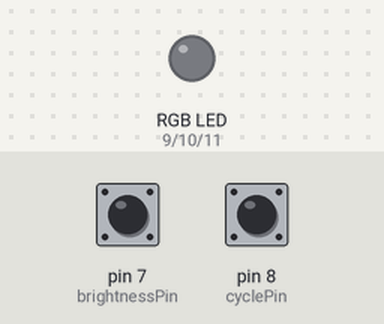
Simulated run of this sketch. Board: Arduino Uno, built with avr-gcc and run on an emulated ATmega328P. On the bench: an RGB LED mixed from three pins (HIGH = lit). Dashed ring = blinking. The inputs (shaded band) are chosen by the test bench; at power-on: pin 8 (cyclePin) HIGH, pin 7 (brightnessPin) HIGH. Dim RGB values are drawn brighter than linear.

Above: at 1.2 s.
1.3 s: pin 8 (cyclePin) pulled LOW for 1 s
At 3.0 s:
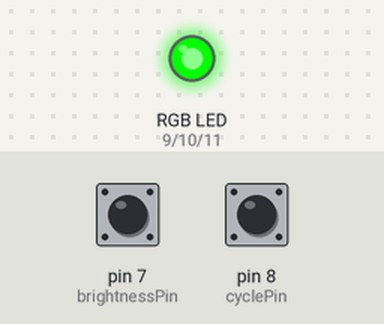
3.8 s: pin 7 (brightnessPin) pulled LOW for 3.2 s
At 4.17 s:
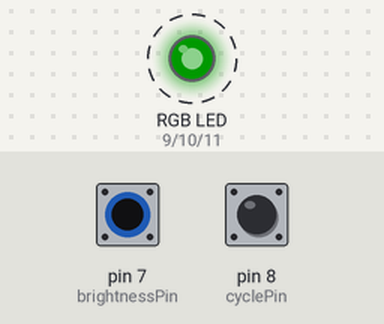
8.5 s: pin 8 (cyclePin) pulled LOW for 0.15 s
At 9.7 s:
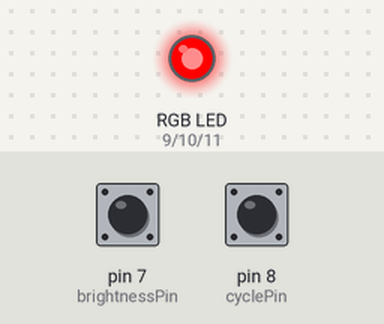
10.2 s: pin 7 (brightnessPin) pulled LOW for 0.15 s
At 11.0 s:
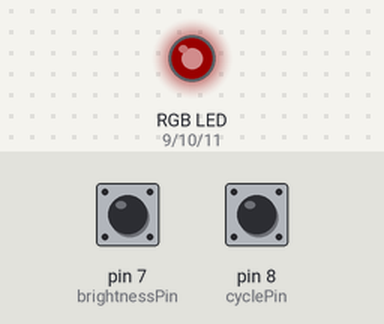
11.9 s: pin 8 (cyclePin) pulled LOW for 0.15 s
At 13.3 s:
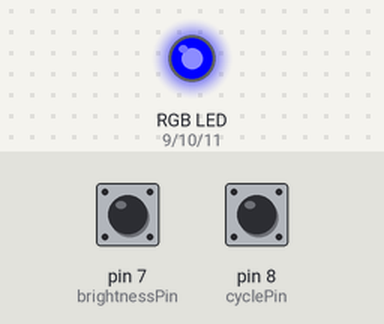
13.6 s: pin 7 (brightnessPin) pulled LOW for 1 s
At 13.97 s:
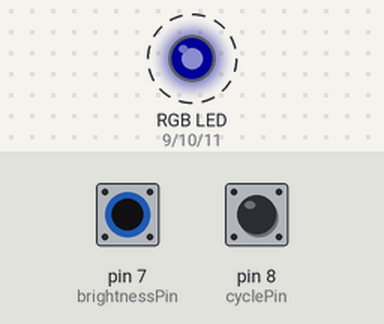
Timing chart, 0 to 16.6 s (numbered marks = the images above; inputs shaded):
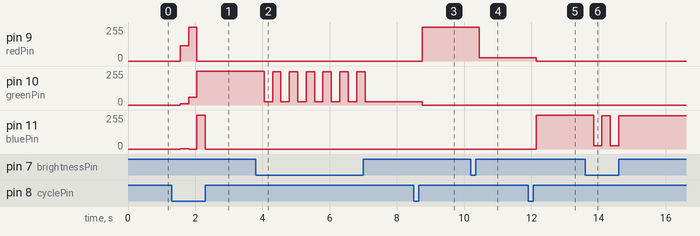

Measured:
- after the input at 1.3 s, pin 9 (redPin): 0/255 → 115/255 after 0.25 s, → 255/255 0.25 s later, → 0/255 0.25 s later; pin 10 (greenPin): 0/255 → 11/255 after 0.25 s, → 60/255 0.25 s later, → 255/255 0.25 s later; pin 11 (bluePin): 0/255 → 1/255 after 0.25 s, → 0/255 0.25 s later, → 255/255 0.25 s later, → 0/255 0.25 s later
- after the input at 3.8 s, pin 10 (greenPin): alternates 250/255 for 0.25 s and 25/255 for 0.25 s, 13 changes in all, then stays 25/255, starting after 0.25 s
- after the input at 8.5 s, pin 9 (redPin): 0/255 → 255/255 after 0.25 s; pin 10 (greenPin): 25/255 → 0/255 after 0.25 s
- after the input at 10.2 s, pin 9 (redPin): 255/255 → 25/255 after 0.25 s
- after the input at 11.9 s, pin 9 (redPin): 25/255 → 0/255 after 0.25 s; pin 11 (bluePin): 0/255 → 255/255 after 0.25 s
- after the input at 13.6 s, pin 11 (bluePin): alternates 250/255 for 0.25 s and 25/255 for 0.25 s, 4 changes in all, then stays 250/255, starting after 0.25 s

The sketch:

MinecraftLamp_Uno.ino
```cpp
  int bluePin=11;
  int greenPin=10;
  int redPin=9;
  int cyclePin=8;
  int brightnessPin=7;
  int pressCount1=0, pressCount2=0; //for the two pushbuttons
  int currentRGB[3]={0,0,0}; //for brightness changing
  float newRGB[3]={0.0,0.0,0.0}; //for brightness changing
  int currColor, prevColor;

void setup() {
  pinMode(bluePin, OUTPUT); //blue led
  pinMode(greenPin, OUTPUT); //green led
  pinMode(redPin, OUTPUT); //red led
  pinMode(cyclePin, INPUT_PULLUP);  //pushbutton that cycles light colors
  pinMode(brightnessPin, INPUT_PULLUP); //pushbutton that changes light brightness
}

void loop() {
  if(digitalRead(cyclePin)==LOW){ //pushbutton1 pressed, cycle colors
    delay(250); //pause to mitigate button bounce

    if(pressCount1>6){ //reset presses
      pressCount1=0;
    }

    switch(pressCount1){
      case 0: //light-brown light (iron ore)
        setRGB(115, 11, 1);
        break;
      case 1: //yellow light (gold ore)
        setRGB(255, 60, 0);
        break;
      case 2: //cyan light (diamond)
        setRGB(0, 255, 255);
        break;
      case 3: //green light (emerald)
        setRGB(0, 255, 0);
        break;
      case 4: //red light (redstone)
        setRGB(255, 0, 0);
        break;
      case 5: //blue light (lapis)
        setRGB(0, 0, 255);
        break;
      case 6: //purple light (why not)
        setRGB(100, 0, 255);
        break;
      default:
        break;
    }//end switch
    pressCount1++;
  }//end color selection

  if(digitalRead(brightnessPin)==LOW){ //pushbutton2 pressed, change brightness
    delay(250);
    currColor=pressCount1; //track light color setting

    if(pressCount2==0){ //dim the lights, duty cycle 10%
      newRGB[0]=currentRGB[0]/10; //red
      newRGB[1]=currentRGB[1]/10; //green
      newRGB[2]=currentRGB[2]/10; //blue
      setRGB(int(newRGB[0]), int(newRGB[1]), int(newRGB[2])); //typecast to save float in other vars for restoration purposes
      pressCount2=1; //next button press restores light value
      prevColor=currColor; //track previous light setting
    }

    else if(pressCount2==1){ //restore to full brightness if appropriate
      if(currColor==prevColor){ //color selection hasn't changed, restore brightness
        newRGB[0] = newRGB[0]*10;
        newRGB[1] = newRGB[1]*10;
        newRGB[2] = newRGB[2]*10;
        setRGB(int(newRGB[0]), int(newRGB[1]), int(newRGB[2]));
        pressCount2=0; //next button press dims light value
      }

      else{ //color selection changed, dim before attempting restore on next button press
        newRGB[0]=currentRGB[0]/10; //red
        newRGB[1]=currentRGB[1]/10; //green
        newRGB[2]=currentRGB[2]/10; //blue
        setRGB(int(newRGB[0]), int(newRGB[1]), int(newRGB[2]));
        pressCount2=1; //next button press restores light value if color is unchanged
      }
      prevColor=currColor;
    }
  }//end brightness adjustment
}//end loop

void setRGB(int redLevel, int greenLevel, int blueLevel){ //simplify RGB value assignment
  analogWrite(redPin, redLevel);
  analogWrite(greenPin, greenLevel);
  analogWrite(bluePin, blueLevel);
  currentRGB[0]=redLevel;
  currentRGB[1]=greenLevel;
  currentRGB[2]=blueLevel;
}
```
